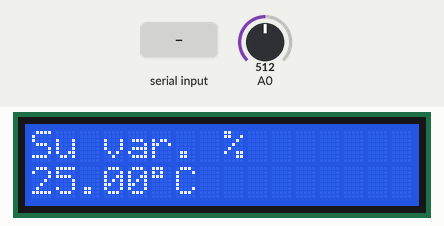
This sketch was run on a simulated ESP8266 (NodeMCU). On the bench: 16×2 character LCD. Inputs (shaded band) come from the test bench; at power-on: A0 = 512. WiFi joins after 1.5 s; servers stay silent unless stated; uploads are accepted with an empty reply; what the sketch prints to the serial monitor is not drawn.

Above: at 3.2 s.
3.3 s: "0\n" received over Serial
At 11.0 s:
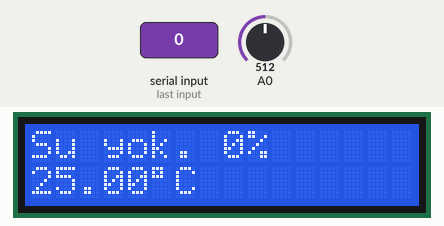
11.3 s: A0 set to 716
At 17.6 s:
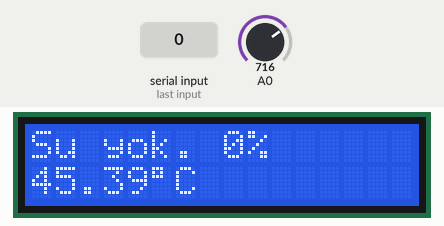
18.8 s: "1\n" received over Serial
At 25.4 s:
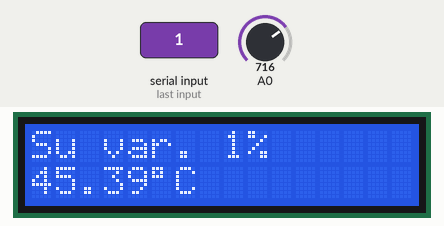
26.5 s: A0 set to 900
At 33.1 s:
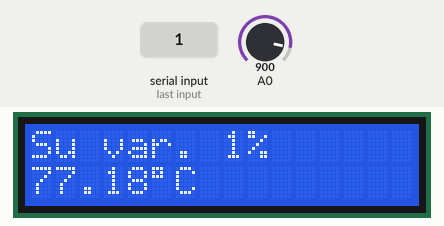
34.0 s: A0 set to 1023
At 40.7 s:
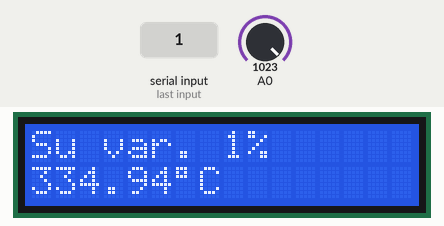
Timing chart, 0 to 42.2 s (numbered marks = the images above; inputs shaded):
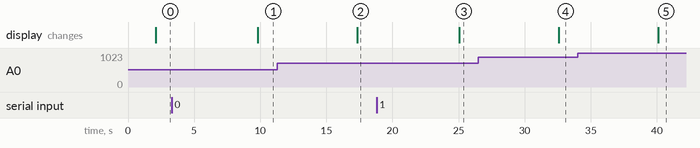

The sketch:

nodemcu.ino
```cpp
#include <ESP8266WiFi.h>
#include <WiFiClient.h>
#include <ESP8266HTTPClient.h>
#include <Wire.h>
#include <LiquidCrystal_I2C.h>
#include <math.h>

// LCD ekran adresi ve boyutu
LiquidCrystal_I2C lcd(0x27, 16, 2);

// WiFi bağlantı bilgileri
const char* ssid = "Patates";
const char* password = "patates123";
// Sunucu URL'si
const char* serverUrl = "http://webadresi.com.tr/nodemcu.php";

double temperature;  // Sıcaklık değişkeni

double readThermistor(int analogValue) {
  temperature = log(((10240000 / analogValue) - 10000));
  temperature = 1 / (0.001129148 + (0.000234125 + (0.0000000876741 * temperature * temperature)) * temperature);
  temperature = temperature - 273.15;
  return temperature;
}

void sendPostRequest(String postData) {
  WiFiClient client;
  HTTPClient http;
  http.begin(client, serverUrl);  // Yeni API kullanımı

  http.addHeader("Content-Type", "application/x-www-form-urlencoded");

  int analogValue = analogRead(A0);
  temperature = readThermistor(analogValue);

  String text = "datas=" + String(postData);
  text += String(temperature, 2);
  text += ",";

  int httpResponseCode = http.POST(text);

  if (httpResponseCode > 0) {
    String response = http.getString();
    //Serial.println(httpResponseCode);
    Serial.println(response);  // Sunucudan gelen cevabı seri portta göster
  } else {
    Serial.print("Error on sending POST: ");
    Serial.println(httpResponseCode);
  }

  http.end();
}

void connectToWiFi() {
  WiFi.begin(ssid, password);

  while (WiFi.status() != WL_CONNECTED)
    delay(1000);

  Serial.println("Connected to WiFi");
}

void setup() {
  lcd.init();
  lcd.backlight();
  Serial.begin(9600);
  connectToWiFi();
}

String inputString = "";

void loop() {
  if (WiFi.status() != WL_CONNECTED)
    connectToWiFi();

  if (Serial.available() > 0) {
    //sendPostRequest(Serial.readStringUntil('\n'));
    inputString = Serial.readStringUntil('\n');  // Seri porttan string oku
    inputString.trim();                          // Boşlukları temizle
    sendPostRequest(inputString);
  }
  // Su Durumu
  int firstCommaIndex = inputString.indexOf(',');            // İlk virgülün index'i
  String data1 = inputString.substring(0, firstCommaIndex);  // İlk parça alınır
  inputString.remove(0, firstCommaIndex + 1);                // İlk parçayı stringten çıkar

  // Toprak Nemi
  int secondCommaIndex = inputString.indexOf(',');            // İkinci virgülün index'i
  String data2 = inputString.substring(0, secondCommaIndex);  // İkinci parça alınır
  inputString.remove(0, secondCommaIndex + 1);                // İkinci parçayı stringten çıkar

  lcd.clear();
  lcd.setCursor(0, 0);
  lcd.print((data1 != "0") ? "Su var." : "Su yok.");
  lcd.setCursor(8, 0);
  lcd.print(data2);
  lcd.print("%");
  lcd.setCursor(0, 1);
  // SICAKLIK
  int analogValue = analogRead(A0);
  temperature = readThermistor(analogValue);
  lcd.print(temperature);
  lcd.print("\337C");

  delay(7500);
}
```

Measured:
- after the input at 3.3 s, the display: changes after 6.5 s (image 1)
- after the input at 11.3 s, the display: changes after 6.0 s (image 2)
- after the input at 18.8 s, the display: changes after 6.2 s (image 3)
- after the input at 26.5 s, the display: changes after 6.1 s (image 4)
- after the input at 34.0 s, the display: changes after 6.1 s (image 5)
